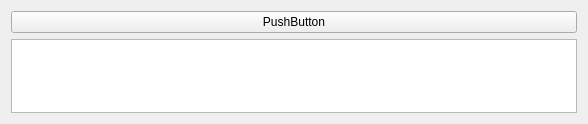
<?xml version="1.0" encoding="UTF-8"?>
<ui version="4.0">
 <class>SlideWidget</class>
 <widget class="QWidget" name="SlideWidget">
  <property name="geometry">
   <rect>
    <x>0</x>
    <y>0</y>
    <width>588</width>
    <height>124</height>
   </rect>
  </property>
  <property name="windowTitle">
   <string>Form</string>
  </property>
  <layout class="QGridLayout" name="gridLayout">
   <item row="0" column="0">
    <widget class="QPushButton" name="pushButton">
     <property name="text">
      <string>PushButton</string>
     </property>
    </widget>
   </item>
   <item row="1" column="0">
    <widget class="QListView" name="listView"/>
   </item>
  </layout>
 </widget>
 <resources/>
 <connections/>
</ui>
